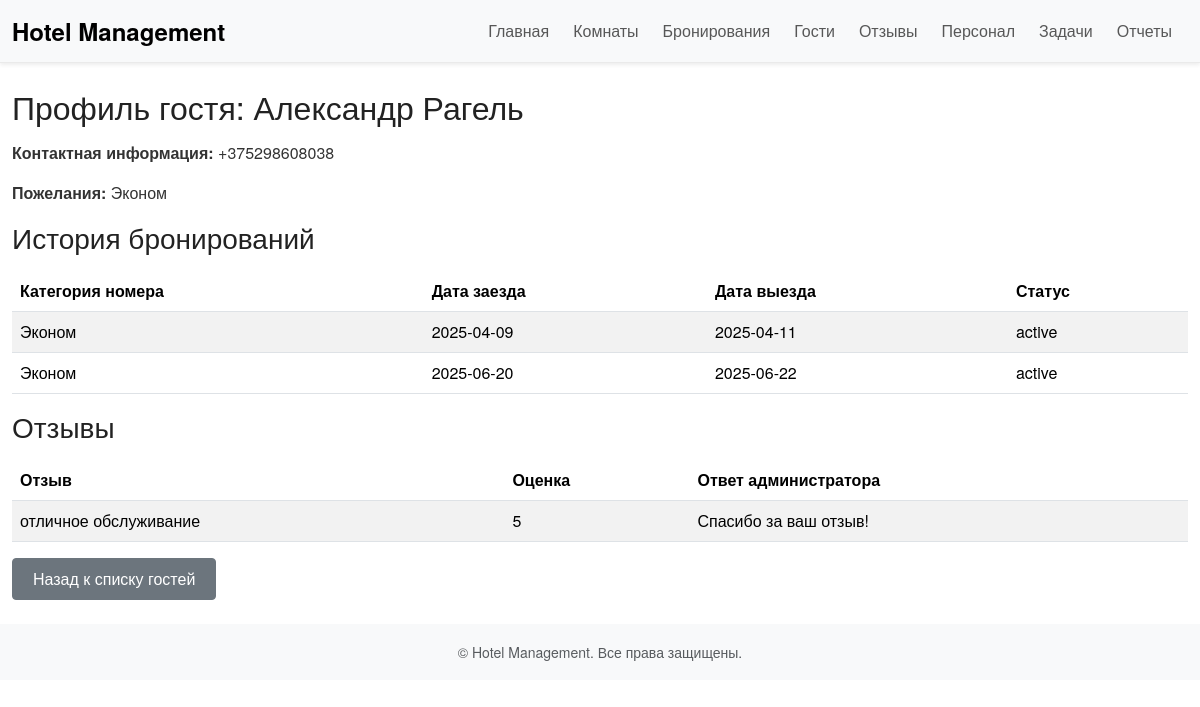
Before: /guests/1 with the older database file.
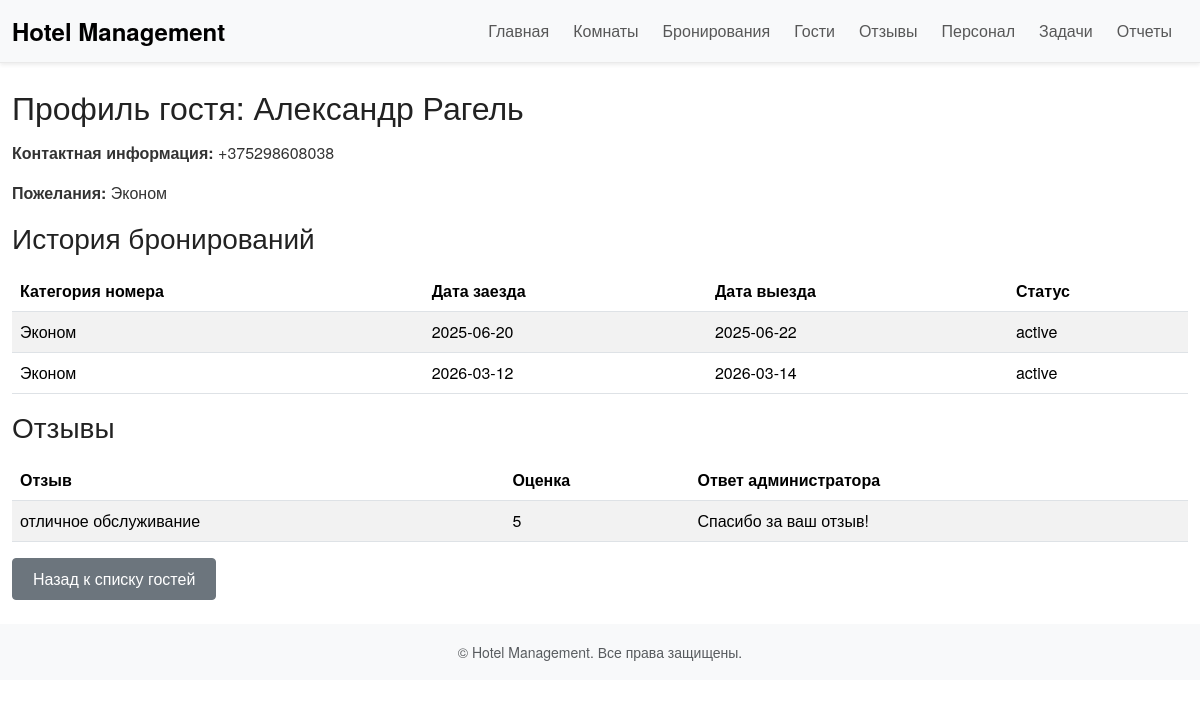
After: the same page with the newer database file.
### tables this page shows
CREATE TABLE bookings (
            id INTEGER PRIMARY KEY AUTOINCREMENT,
            guest_id INTEGER,
            room_id INTEGER,
            start_date TEXT,
            end_date TEXT,
            status TEXT DEFAULT 'active',  -- active, cancelled, completed
            FOREIGN KEY (room_id) REFERENCES rooms(id)
        );

CREATE TABLE rooms (
            id INTEGER PRIMARY KEY AUTOINCREMENT,
            type TEXT NOT NULL,
            capacity INTEGER,
            amenities TEXT,
            price REAL,
            photo TEXT,           -- путь к файлу фотографии
            available INTEGER DEFAULT 1
        );

CREATE TABLE reviews (
            id INTEGER PRIMARY KEY AUTOINCREMENT,
            guest_id INTEGER,
            review TEXT,
            rating INTEGER,
            admin_reply TEXT,
            moderated INTEGER DEFAULT 0,
            FOREIGN KEY (guest_id) REFERENCES guests(id)
        );

### app.py (the view)
@app.route('/guests/<int:guest_id>', methods=['GET'])
def guest_profile(guest_id):
    conn = get_db_connection()
    guest = conn.execute('SELECT * FROM guests WHERE id = ?', (guest_id,)).fetchone()
    if guest is None:
        flash("Гость не найден.", "danger")
        conn.close()
        return redirect(url_for('list_guests'))
    bookings = conn.execute('''
        SELECT rooms.type, bookings.start_date, bookings.end_date, bookings.status
        FROM bookings
        JOIN rooms ON bookings.room_id = rooms.id
        WHERE bookings.guest_id = ?
    ''', (guest_id,)).fetchall()
    reviews = conn.execute('''
        SELECT reviews.review, reviews.rating, reviews.admin_reply
        FROM reviews
        WHERE reviews.guest_id = ?
    ''', (guest_id,)).fetchall()
    conn.close()
    return render_template('guest_profile.html', guest=guest, bookings=bookings, reviews=reviews)

### app.py (called while the page is built)
def get_db_connection():
    conn = sqlite3.connect(DATABASE)
    conn.row_factory = sqlite3.Row  # позволит обращаться по именам столбцов
    return conn

### templates/guest_profile.html (shortened to what this page needs)
{% extends 'base.html' %}
{% block content %}
<h2>Профиль гостя: {{ guest['name'] }}</h2>
<p><strong>Контактная информация:</strong> {{ guest['contact'] }}</p>
<p><strong>Пожелания:</strong> {{ guest['preferences'] or 'Не указаны' }}</p>
<h3>История бронирований</h3>
{% if bookings %}
  <table class="table table-striped table-hover">
    <thead>
      <tr>
        <th>Категория номера</th>
        <th>Дата заезда</th>
        <th>Дата выезда</th>
        <th>Статус</th>
      </tr>
    </thead>
    <tbody>
      {% for booking in bookings %}
      <tr>
        <td>{{ booking['type'] }}</td>
        <td>{{ booking['start_date'] }}</td>
        <td>{{ booking['end_date'] }}</td>
        <td>{{ booking['status'] }}</td>
      </tr>
      {% endfor %}
    </tbody>
  </table>
{% else %}
  <p class="text-muted">История бронирований отсутствует.</p>
{% endif %}
<h3>Отзывы</h3>
{% if reviews %}
  <table class="table table-striped table-hover">
    <thead>
      <tr>
        <th>Отзыв</th>
        <th>Оценка</th>
        <th>Ответ администратора</th>
      </tr>
    </thead>
    <tbody>
      {% for review in reviews %}
      <tr>
        <td>{{ review['review'] }}</td>
        <td>{{ review['rating'] }}</td>
        <td>{{ review['admin_reply'] or 'Нет ответа' }}</td>
      </tr>
      {% endfor %}
    </tbody>
  </table>
{% else %}
  <p class="text-muted">Отзывы отсутствуют.</p>
{% endif %}
<a href="{{ url_for('list_guests') }}" class="btn btn-secondary">Назад к списку гостей</a>
{% endblock %}

Changed rows visible on the page:
no longer on this page (row edited): bookings: type "Эконом", start_date "2025-04-09", end_date "2025-04-11", status "active"
added bookings: type "Эконом", start_date "2026-03-12", end_date "2026-03-14", status "active"
